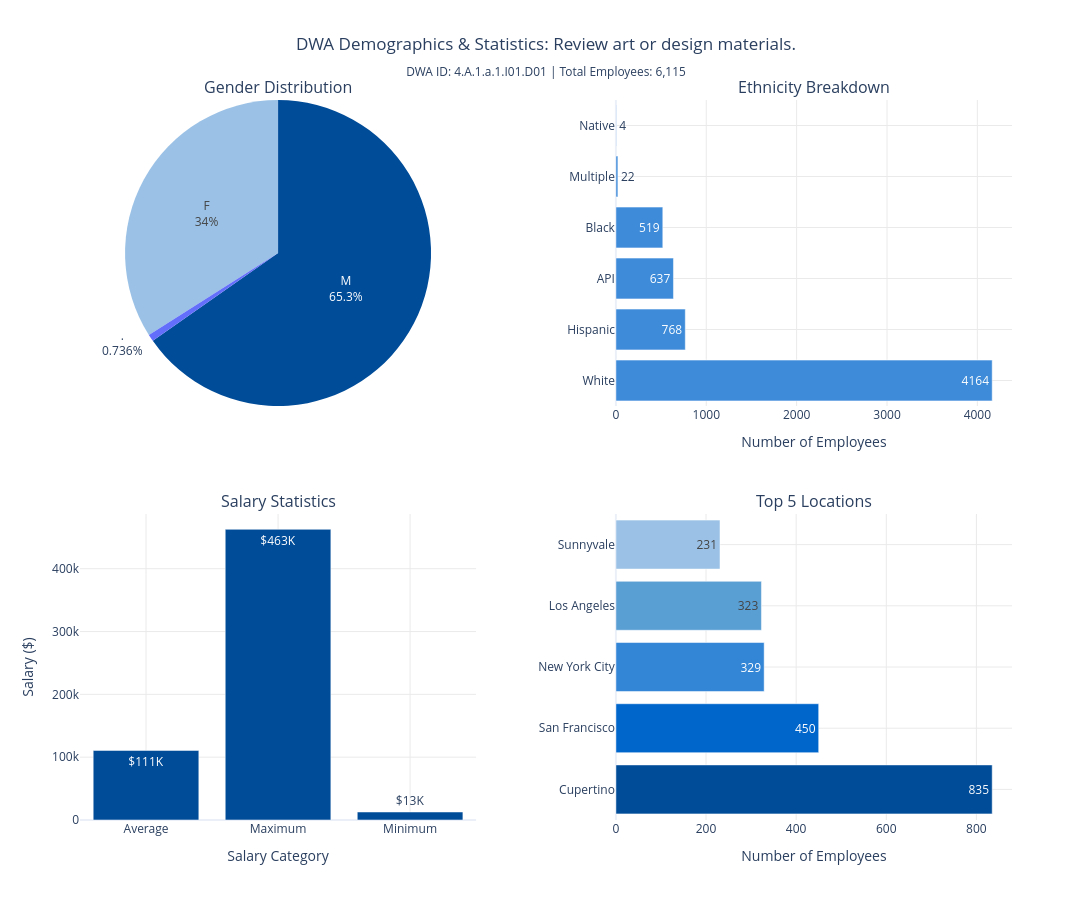

The code cell stored with this chart in its notebook:
### Code cell
# === CREATE DASHBOARD FOR SPECIFIC DWA ===
# Visualize the same DWA in a McKinsey-style dashboard

visualize_dwa_demographics(DWA_ID)

### Figure 1 — Plotly figure (JSON) as saved in the notebook; plotly's stock layout.template omitted (floating-point values rounded to 4 significant figures)
{"data": [{"domain": {"x": [0, 0.425], "y": [0.575, 1]}, "labels": ["M", "F", "."], "marker": {"colors": ["#004c99", "#9bc2e6"]}, "showlegend": false, "textinfo": "label+percent", "type": "pie", "values": [3991, 2079, 45]}, {"marker": {"color": "#3d8bd9"}, "orientation": "h", "showlegend": false, "text": [4164.0, 768.0, 637.0, 519.0, 22.0, 4.0], "textposition": "auto", "type": "bar", "x": [4164, 768, 637, 519, 22, 4], "xaxis": "x", "y": ["White", "Hispanic", "API", "Black", "Multiple", "Native"], "yaxis": "y"}, {"marker": {"color": "#004c99"}, "showlegend": false, "text": ["$111K", "$463K", "$13K"], "textposition": "auto", "type": "bar", "x": ["Average", "Maximum", "Minimum"], "xaxis": "x2", "y": [110800.0, 462800.0, 12740.0], "yaxis": "y2"}, {"marker": {"color": ["#004c99", "#0066cc", "#3385d6", "#5a9fd4", "#9bc2e6"]}, "orientation": "h", "showlegend": false, "text": [835.0, 450.0, 329.0, 323.0, 231.0], "textposition": "auto", "type": "bar", "x": [835, 450, 329, 323, 231], "xaxis": "x3", "y": ["Cupertino", "San Francisco", "New York City", "Los Angeles", "Sunnyvale"], "yaxis": "y3"}], "layout": {"annotations": [{"font": {"size": 16}, "showarrow": false, "text": "Gender Distribution", "x": 0.2125, "xanchor": "center", "xref": "paper", "y": 1, "yanchor": "bottom", "yref": "paper"}, {"font": {"size": 16}, "showarrow": false, "text": "Ethnicity Breakdown", "x": 0.7875, "xanchor": "center", "xref": "paper", "y": 1, "yanchor": "bottom", "yref": "paper"}, {"font": {"size": 16}, "showarrow": false, "text": "Salary Statistics", "x": 0.2125, "xanchor": "center", "xref": "paper", "y": 0.425, "yanchor": "bottom", "yref": "paper"}, {"font": {"size": 16}, "showarrow": false, "text": "Top 5 Locations", "x": 0.7875, "xanchor": "center", "xref": "paper", "y": 0.425, "yanchor": "bottom", "yref": "paper"}], "height": 900, "paper_bgcolor": "white", "plot_bgcolor": "white", "title": {"text": "DWA Demographics & Statistics: Review art or design materials.<br><sub>DWA ID: 4.A.1.a.1.I01.D01 | Total Employees: 6,115</sub>", "x": 0.5}, "width": 1600, "xaxis": {"anchor": "y", "domain": [0.575, 1], "gridcolor": "#eaeaea", "showgrid": true, "title": {"text": "Number of Employees"}}, "xaxis2": {"anchor": "y2", "domain": [0, 0.425], "gridcolor": "#eaeaea", "showgrid": true, "title": {"text": "Salary Category"}}, "xaxis3": {"anchor": "y3", "domain": [0.575, 1], "gridcolor": "#eaeaea", "showgrid": true, "title": {"text": "Number of Employees"}}, "yaxis": {"anchor": "x", "domain": [0.575, 1], "gridcolor": "#eaeaea", "showgrid": true}, "yaxis2": {"anchor": "x2", "domain": [0, 0.425], "gridcolor": "#eaeaea", "showgrid": true, "title": {"text": "Salary ($)"}}, "yaxis3": {"anchor": "x3", "domain": [0, 0.425], "gridcolor": "#eaeaea", "showgrid": true}}}
